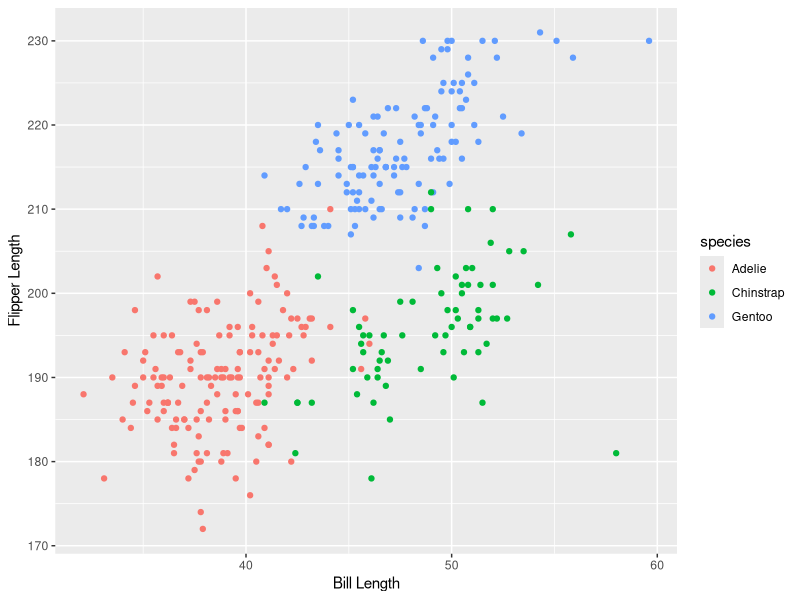

This chart was generated by the following R code:
## ---- chunk 1
library(tidyverse)
## ---- chunk 2
prob1_df <-
  tibble(
    samp = rnorm(10),
    samp_gt_0 = samp > 0,
    char_vec = c("a", "b", "c", "d", "e", "f", "g", "h", "i", "j"),
    factor_vec = factor(c("low", "low", "low", "mod", "mod", "mod", "mod", "high", "high", "high"))
  )
## ---- chunk 3
mean(pull(prob1_df, samp))
mean(pull(prob1_df, samp_gt_0))
mean(pull(prob1_df, char_vec))
mean(pull(prob1_df, factor_vec))
## ---- chunk 4
as.numeric(pull(prob1_df, samp))
as.numeric(pull(prob1_df, samp_gt_0))
as.numeric(pull(prob1_df, char_vec))
as.numeric(pull(prob1_df, factor_vec))
## ---- chunk 5
as.numeric(pull(prob1_df, samp_gt_0)) * pull(prob1_df, samp)
## ---- chunk 6
install.packages("palmerpenguins")
## ---- chunk 7
data("penguins", package = "palmerpenguins")
## ---- chunk 8
ncol(penguins)
nrow(penguins)
## ---- chunk 9
mean(penguins$flipper_length_mm, na.rm=T)
## ---- chunk 10
penguins %>%
  ggplot(aes(x=bill_length_mm, , y=flipper_length_mm, color=species)) +
  geom_point() +
  xlab("Bill Length") +
  ylab("Flipper Length")

ggsave
